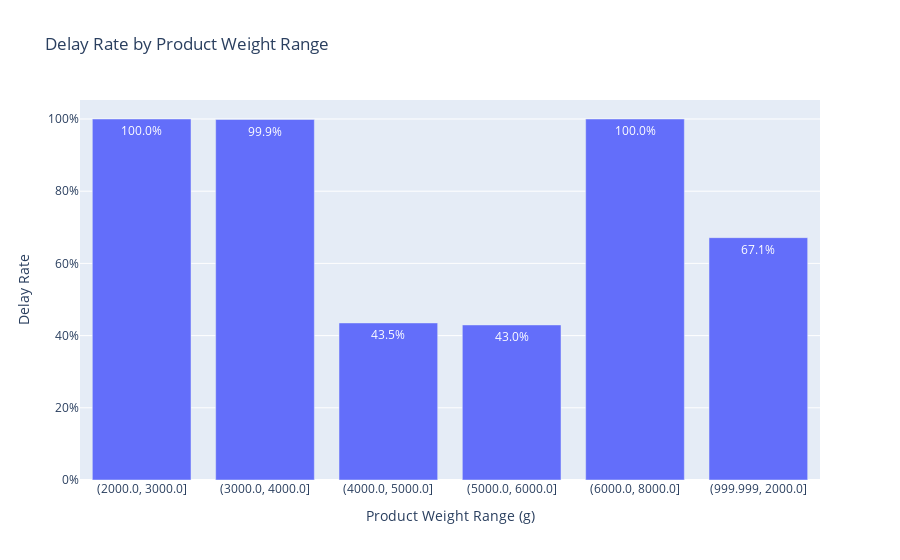

The cell this chart's notebook holds for it:
### Markdown cell above
### Are heavier products more likely to be delayed?

### Code cell
df_w = df.copy()  

df_w["Weight_Bin"] = pd.cut(
    df_w["Product_Weight_g"],
    bins=[1000, 2000, 3000, 4000, 5000, 6000, 8000],
    include_lowest=True
)

df_w["Weight_Bin"] = df_w["Weight_Bin"].astype(str)

rate = (
    df_w.groupby("Weight_Bin")["is_delayed"]
    .mean()
    .reset_index(name="delay_rate")
)

fig = px.bar(
    rate,
    x="Weight_Bin",
    y="delay_rate",
    text=rate["delay_rate"].mul(100).round(1).astype(str) + "%",
    title="Delay Rate by Product Weight Range"
)

fig.update_yaxes(title="Delay Rate", tickformat=".0%")
fig.update_xaxes(title="Product Weight Range (g)")
fig.show()

### Figure 1 — Plotly figure (JSON) as saved in the notebook; plotly's stock layout.template omitted (floating-point values rounded to 4 significant figures)
{"data": [{"alignmentgroup": "True", "hovertemplate": "Weight_Bin=%{x}<br>delay_rate=%{y}<br>text=%{text}<extra></extra>", "legendgroup": "", "marker": {"color": "#636efa", "pattern": {"shape": ""}}, "name": "", "offsetgroup": "", "orientation": "v", "showlegend": false, "text": ["100.0%", "99.9%", "43.5%", "43.0%", "100.0%", "67.1%"], "textposition": "auto", "type": "bar", "x": ["(2000.0, 3000.0]", "(3000.0, 4000.0]", "(4000.0, 5000.0]", "(5000.0, 6000.0]", "(6000.0, 8000.0]", "(999.999, 2000.0]"], "xaxis": "x", "y": [1, 0.9986, 0.4351, 0.4296, 1, 0.6713], "yaxis": "y"}], "layout": {"barmode": "relative", "legend": {"tracegroupgap": 0}, "title": {"text": "Delay Rate by Product Weight Range"}, "xaxis": {"anchor": "y", "domain": [0, 1], "title": {"text": "Product Weight Range (g)"}}, "yaxis": {"anchor": "x", "domain": [0, 1], "tickformat": ".0%", "title": {"text": "Delay Rate"}}}}
